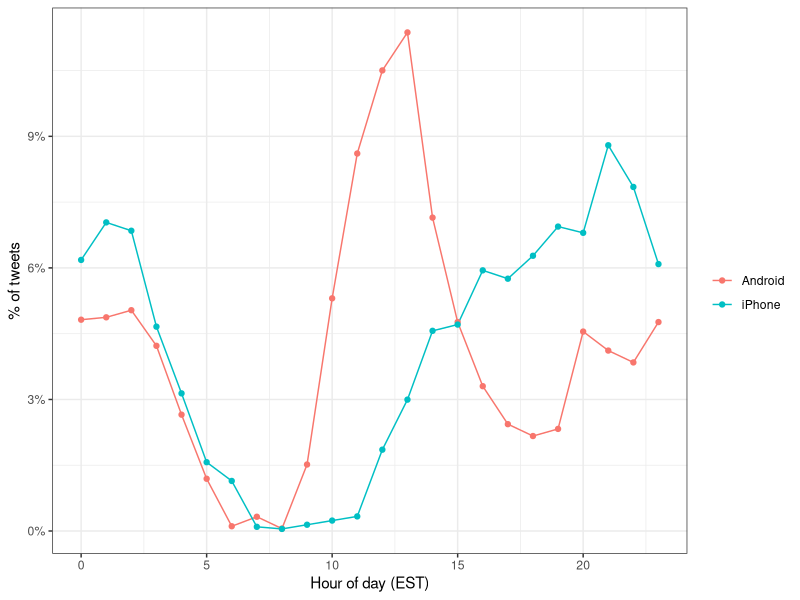

The R script that drew this image: (Note: this script raises an error after producing the figure.)
## ---- chunk 1
library(tidyverse)
library(ggplot2)
library(lubridate)
library(tidyr)
library(scales)
set.seed(1)

# url <- 'https://drive.google.com/file/d/16wm-2NTKohhcA26w-kaWfhLIGwl_oX95/view'
# trump_tweets <- map(2009:2017, ~sprintf(url, .x)) %>%
#   map_df(jsonlite::fromJSON, simplifyDataFrame = TRUE) %>%
#   filter(!is_retweet & !str_detect(text, '^"')) %>%
#   mutate(created_at = parse_date_time(created_at, orders = "a b! d! H!:M!:S! z!* Y!", tz="EST")) 

library(dslabs)
data("trump_tweets")
head(trump_tweets)

#variables that are included:
names(trump_tweets)

#The help file ?trump_tweets provides details on what each variable represents. The tweets are represented by the text variable:
trump_tweets %>% select(text) %>% head

#and the source variable tells us the device that was used to compose and upload each tweet:

trump_tweets %>% count(source) %>% arrange(desc(n))

#We can use extract to remove the Twitter for part of the source and filter out retweets.

trump_tweets %>% 
  extract(source, "source", "Twitter for (.*)") %>%
  count(source) 

#We are interested in what happened during the campaign, so for the analysis here we will focus on what was tweeted between the day Trump announced his campaign and election day. So we define the following table:

campaign_tweets <- trump_tweets %>% 
  extract(source, "source", "Twitter for (.*)") %>%
  filter(source %in% c("Android", "iPhone") &
           created_at >= ymd("2015-06-17") & 
           created_at < ymd("2016-11-08")) %>%
  filter(!is_retweet) %>%
  arrange(created_at)

#We can now use data visualization to explore the possibility that two different groups were tweeting from these devices. For each tweet, we will extract the hour, in the east coast (EST), it was tweeted then compute the proportion of tweets tweeted at each hour for each device.

ds_theme_set()
campaign_tweets %>%
  mutate(hour = hour(with_tz(created_at, "EST"))) %>%
  count(source, hour) %>%
  group_by(source) %>%
  mutate(percent = n / sum(n)) %>%
  ungroup %>%
  ggplot(aes(hour, percent, color = source)) +
  geom_line() +
  geom_point() +
  scale_y_continuous(labels = percent_format()) +
  labs(x = "Hour of day (EST)",
       y = "% of tweets",
       color = "")


## ---- chunk 2
library(tidytext)
example <- tibble(line = c(1, 2, 3, 4),
                      text = c("Roses are red,", "Violets are blue,", "Sugar is sweet,", "And so are you."))
example
example %>% unnest_tokens(word, text)

#Now let's look at a quick example with a tweet number 3008:
i <- 3008
campaign_tweets$text[i]
campaign_tweets[i,] %>% 
  unnest_tokens(word, text) %>%
  select(word)
## ---- chunk 3
pattern <- "([^A-Za-z\\d#@']|'(?![A-Za-z\\d#@]))"

## ---- chunk 4
campaign_tweets[i,] %>% 
  unnest_tokens(word, text, token = "regex", pattern = pattern) %>%
  select(word)
#Another minor adjustment we want to make is remove the links to pictures:
campaign_tweets[i,] %>% 
  mutate(text = str_replace_all(text, "https://t.co/[A-Za-z\\d]+|&amp;", ""))  %>%
  unnest_tokens(word, text, token = "regex", pattern = pattern) %>%
  select(word)
## ---- chunk 5
tweet_words <- campaign_tweets %>% 
  mutate(text = str_replace_all(text, "https://t.co/[A-Za-z\\d]+|&amp;", ""))  %>%
  unnest_tokens(word, text, token = "regex", pattern = pattern) 

## ---- chunk 6
tweet_words %>% 
  count(word) %>%
  arrange(desc(n))
## ---- chunk 7
tweet_words <- campaign_tweets %>% 
  mutate(text = str_replace_all(text, "https://t.co/[A-Za-z\\d]+|&amp;", ""))  %>%
  unnest_tokens(word, text, token = "regex", pattern = pattern) %>%
  filter(!word %in% stop_words$word ) 

tweet_words %>% 
  count(word) %>%
  top_n(10, n) %>%
  mutate(word = reorder(word, n)) %>%
  arrange(desc(n))

## ---- chunk 8
tweet_words <- campaign_tweets %>% 
  mutate(text = str_replace_all(text, "https://t.co/[A-Za-z\\d]+|&amp;", ""))  %>%
  unnest_tokens(word, text, token = "regex", pattern = pattern) %>%
  filter(!word %in% stop_words$word &
           !str_detect(word, "^\\d+$")) %>%
  mutate(word = str_replace(word, "^'", ""))
## ---- chunk 9
android_iphone_or <- tweet_words %>%
  count(word, source) %>%
  spread(source, n, fill = 0) %>%
  mutate(or = (Android + 0.5) / (sum(Android) - Android + 0.5) / 
           ( (iPhone + 0.5) / (sum(iPhone) - iPhone + 0.5)))
android_iphone_or %>% arrange(desc(or))
android_iphone_or %>% arrange(or)
## ---- chunk 10
android_iphone_or %>% filter(Android+iPhone > 100) %>%
  arrange(desc(or))

android_iphone_or %>% filter(Android+iPhone > 100) %>%
  arrange(or)
## ---- chunk 11
sentiments

get_sentiments("bing")
get_sentiments("afinn")
nrc <- get_sentiments("nrc") %>%
  select(word, sentiment)

## ---- chunk 12
tweet_words %>% inner_join(nrc, by = "word") %>% 
  select(source, word, sentiment) %>% sample_n(10)
## ---- chunk 13

sentiment_counts <- tweet_words %>%
  left_join(nrc, by = "word") %>%
  count(source, sentiment) %>%
  spread(source, n) %>%
  mutate(sentiment = replace_na(sentiment, replace = "none"))
sentiment_counts

## ---- chunk 14

sentiment_counts %>%
  mutate(Android = Android / (sum(Android) - Android) , 
         iPhone = iPhone / (sum(iPhone) - iPhone), 
         or = Android/iPhone) %>%
  arrange(desc(or))

## ---- chunk 15
library(broom)
log_or <- sentiment_counts %>%
  mutate( log_or = log( (Android / (sum(Android) - Android)) / (iPhone / (sum(iPhone) - iPhone))),
          se = sqrt( 1/Android + 1/(sum(Android) - Android) + 1/iPhone + 1/(sum(iPhone) - iPhone)),
          conf.low = log_or - qnorm(0.975)*se,
          conf.high = log_or + qnorm(0.975)*se) %>%
  arrange(desc(log_or))
  
log_or
## ---- chunk 16
log_or %>%
  mutate(sentiment = reorder(sentiment, log_or),) %>%
  ggplot(aes(x = sentiment, ymin = conf.low, ymax = conf.high)) +
  geom_errorbar() +
  geom_point(aes(sentiment, log_or)) +
  ylab("Log odds ratio for association between Android and sentiment") +
  coord_flip() 
## ---- chunk 17
android_iphone_or %>% inner_join(nrc) %>%
  filter(sentiment == "disgust" & Android + iPhone > 10) %>%
  arrange(desc(or))
## ---- chunk 18
android_iphone_or %>% inner_join(nrc, by = "word") %>%
  mutate(sentiment = factor(sentiment, levels = log_or$sentiment)) %>%
  mutate(log_or = log(or)) %>%
  filter(Android + iPhone > 10 & abs(log_or)>1) %>%
  mutate(word = reorder(word, log_or)) %>%
  ggplot(aes(word, log_or, fill = log_or < 0)) +
  facet_wrap(~sentiment, scales = "free_x", nrow = 2) + 
  geom_bar(stat="identity", show.legend = FALSE) +
  theme(axis.text.x = element_text(angle = 90, hjust = 1)) 
